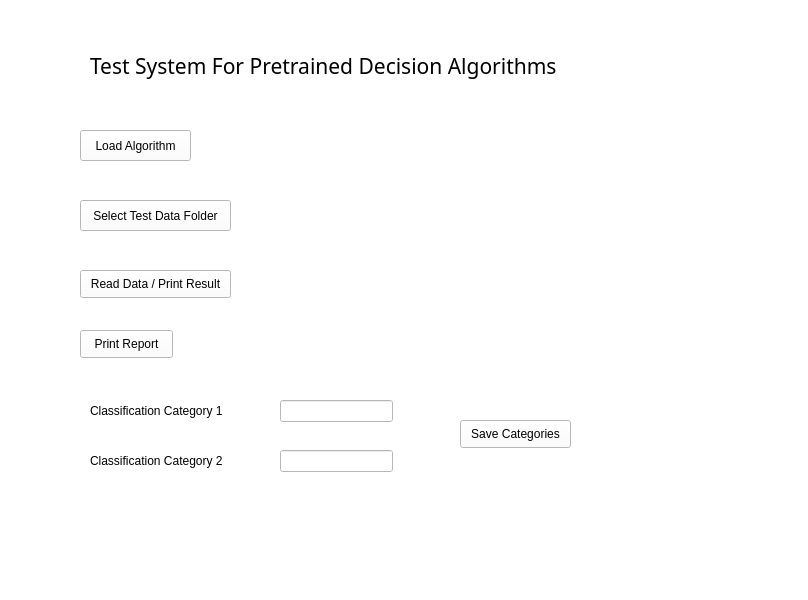
<?xml version="1.0" encoding="UTF-8"?>
<ui version="4.0">
 <class>MainWindow</class>
 <widget class="QMainWindow" name="MainWindow">
  <property name="geometry">
   <rect>
    <x>0</x>
    <y>0</y>
    <width>808</width>
    <height>600</height>
   </rect>
  </property>
  <property name="windowTitle">
   <string>MainWindow</string>
  </property>
  <property name="styleSheet">
   <string notr="true">background-color: rgb(255, 255, 255);</string>
  </property>
  <widget class="QWidget" name="centralwidget">
   <widget class="QPushButton" name="pushButton">
    <property name="geometry">
     <rect>
      <x>80</x>
      <y>130</y>
      <width>111</width>
      <height>31</height>
     </rect>
    </property>
    <property name="text">
     <string>Load Algorithm</string>
    </property>
   </widget>
   <widget class="QLabel" name="label">
    <property name="geometry">
     <rect>
      <x>90</x>
      <y>20</y>
      <width>631</width>
      <height>91</height>
     </rect>
    </property>
    <property name="font">
     <font>
      <family>Arial Rounded MT Bold</family>
      <pointsize>16</pointsize>
      <weight>50</weight>
      <bold>false</bold>
     </font>
    </property>
    <property name="text">
     <string>Test System For Pretrained Decision Algorithms</string>
    </property>
   </widget>
   <widget class="QPushButton" name="pushButton_2">
    <property name="geometry">
     <rect>
      <x>80</x>
      <y>270</y>
      <width>151</width>
      <height>28</height>
     </rect>
    </property>
    <property name="text">
     <string>Read Data / Print Result</string>
    </property>
   </widget>
   <widget class="QPushButton" name="pushButton_3">
    <property name="geometry">
     <rect>
      <x>80</x>
      <y>330</y>
      <width>93</width>
      <height>28</height>
     </rect>
    </property>
    <property name="text">
     <string>Print Report</string>
    </property>
   </widget>
   <widget class="QLabel" name="label_2">
    <property name="geometry">
     <rect>
      <x>410</x>
      <y>210</y>
      <width>271</width>
      <height>31</height>
     </rect>
    </property>
    <property name="styleSheet">
     <string notr="true">background-color: rgb(255, 255, 255);</string>
    </property>
    <property name="text">
     <string/>
    </property>
   </widget>
   <widget class="QLabel" name="label_3">
    <property name="geometry">
     <rect>
      <x>580</x>
      <y>430</y>
      <width>211</width>
      <height>141</height>
     </rect>
    </property>
    <property name="text">
     <string/>
    </property>
    <property name="pixmap">
     <pixmap>../../../.designer/backup/FRA-UAS_Logo_rgb.jpg</pixmap>
    </property>
    <property name="scaledContents">
     <bool>true</bool>
    </property>
    <property name="wordWrap">
     <bool>true</bool>
    </property>
   </widget>
   <widget class="QPushButton" name="pushButton_4">
    <property name="geometry">
     <rect>
      <x>80</x>
      <y>200</y>
      <width>151</width>
      <height>31</height>
     </rect>
    </property>
    <property name="text">
     <string>Select Test Data Folder</string>
    </property>
   </widget>
   <widget class="QLabel" name="label_4">
    <property name="geometry">
     <rect>
      <x>90</x>
      <y>400</y>
      <width>161</width>
      <height>21</height>
     </rect>
    </property>
    <property name="font">
     <font>
      <pointsize>9</pointsize>
     </font>
    </property>
    <property name="text">
     <string>Classification Category 1</string>
    </property>
   </widget>
   <widget class="QLabel" name="label_5">
    <property name="geometry">
     <rect>
      <x>90</x>
      <y>450</y>
      <width>161</width>
      <height>21</height>
     </rect>
    </property>
    <property name="font">
     <font>
      <pointsize>9</pointsize>
     </font>
    </property>
    <property name="text">
     <string>Classification Category 2</string>
    </property>
   </widget>
   <widget class="QLineEdit" name="lineEdit">
    <property name="geometry">
     <rect>
      <x>280</x>
      <y>400</y>
      <width>113</width>
      <height>22</height>
     </rect>
    </property>
   </widget>
   <widget class="QLineEdit" name="lineEdit_2">
    <property name="geometry">
     <rect>
      <x>280</x>
      <y>450</y>
      <width>113</width>
      <height>22</height>
     </rect>
    </property>
   </widget>
   <widget class="QPushButton" name="pushButton_5">
    <property name="geometry">
     <rect>
      <x>460</x>
      <y>420</y>
      <width>111</width>
      <height>28</height>
     </rect>
    </property>
    <property name="text">
     <string>Save Categories</string>
    </property>
   </widget>
  </widget>
  <widget class="QMenuBar" name="menubar">
   <property name="geometry">
    <rect>
     <x>0</x>
     <y>0</y>
     <width>808</width>
     <height>26</height>
    </rect>
   </property>
  </widget>
  <widget class="QStatusBar" name="statusbar"/>
 </widget>
 <resources/>
 <connections/>
</ui>
